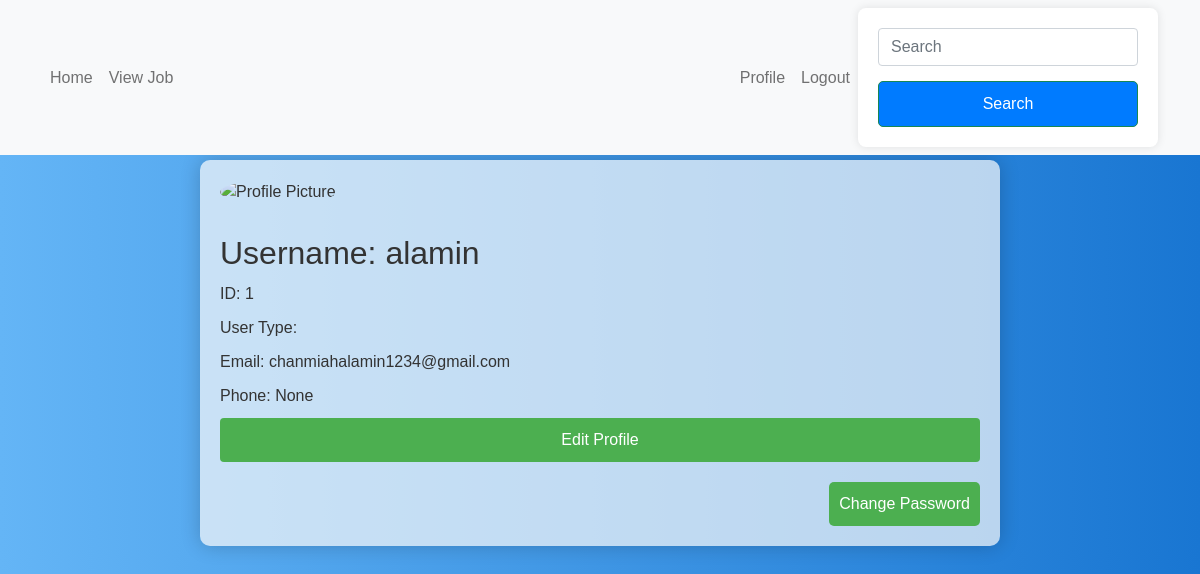
The page /editprofilepage/ (signed in) on the database its author committed.
### myapp/models.py (models this page shows)
class Custom_User(AbstractUser):
    USER=[
        ('recruiter','Recruiter'),('jobseeker','Jobseeker')
    ]
    fname=models.CharField(max_length=100, null=True)
    lname=models.CharField(max_length=100, null=True)
    fullname=models.CharField(max_length=100)
    email=models.EmailField(unique=True)
    password=models.CharField(max_length=100)
    confirm_password=models.CharField(max_length=100)
    user_type=models.CharField(choices=USER, max_length=120)
    profile_pic=models.ImageField(upload_to='media/profile_pic', null=True)
    phone=models.CharField(max_length=11, null=True)

### myapp/views.py (the view, shortened to what this page needs)
# urls.py: path('editprofilepage/',editprofilepage, name='editprofilepage'),
def editprofilepage(request):
    user = request.user
    return render(request, 'profile.html')

### template/Profile.html (shortened to what this page needs)
{% extends "dashboard.html" %}
{% block content %}
    <div class="glassy-container">
        <img class="profile-picture" src="/{{request.user.profile_pic}}" alt="Profile Picture">
        <h2>Username: {{user.username }}</h2>
        <p>ID: {{user.id }}</p>
        <p>User Type: {{user.user_type }}</p>
        <p>Email: {{user.email }}</p>
        <p>Phone: {{user.phone }}</p>
        <button class="edit-profile-button" onclick="toggleForm()">Edit Profile</button>
        <div class="change-password-container">
            <button class="change-password-button" onclick="togglePasswordForm()">Change Password</button>
        </div>
    </div>
{% endblock content %}

### template/dashboard.html (style rules this page uses)
h2 { color: #333; }
button { background-color: #007bfe; color: #fff; padding: 10px; border: none; border-radius: 4px; cursor: pointer; width: 100%; }
body { font-family: Arial, sans-serif; margin: 0; padding: 0; background: linear-gradient(to right, #64b5f6, #1976D2); color: #333; }
.glassy-container { max-width: 800px; margin: 5px auto; background: rgba(250, 250, 250, 0.7); border-radius: 10px; overflow: hidden; box-shadow: 0 0 20px rgba(0, 0, 0, 0.2); padding: 20px; box-sizing: border-box; }
.profile-picture { border-radius: 50%; width: 150px; height: 150px; object-fit: cover; margin-bottom: 20px; }
h1, h2, p { margin: 10px 0; }
.edit-profile-button { background-color: #4caf50; color: #fff; padding: 10px 15px; border: none; border-radius: 4px; cursor: pointer; font-size: 16px; }
.change-password-container { margin-top: 20px; float:right; }
.change-password-button { background-color: #4caf50; color: white; padding: 10px; border: none; border-radius: 5px; cursor: pointer; }

### rows shown on the page
Custom_User: username "alamin", id "1", email "chanmiahalamin1234@gmail.com", phone "None"
